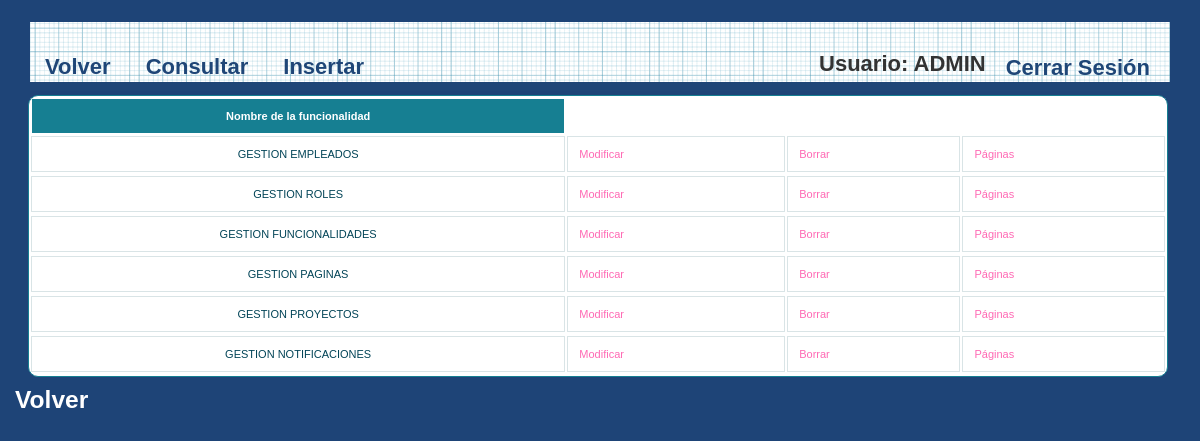
Page /et3_iu/Controllers/FUNCIONALIDAD_Controller.php (signed in) on the committed database.
### tables this page shows
CREATE TABLE IF NOT EXISTS `FUNCIONALIDAD` (
`FUNCIONALIDAD_ID` int(10) NOT NULL,
  `FUNCIONALIDAD_NOM` varchar(80) NOT NULL
);

### et3_iu/Controllers/FUNCIONALIDAD_Controller.php (called while the page is built, shortened)
<?php
include '../Models/FUNCIONALIDAD_Model.php';
	Switch ($_REQUEST['accion']){
		default:
			if (!isset($_REQUEST['FUNCIONALIDAD_NOM'])){
				$funcionalidad = new FUNCIONALIDAD_MODEL('', '');
			}
			else {
				$rol=get_data_form();
			}
			$datos = $funcionalidad->ConsultarTodo();
			if(!tienePermisos('FUNCIONALIDAD_Show')){
				new Mensaje('No tienes los permisos necesarios','../Views/DEFAULT_Vista.php');
			}
			else {
				new FUNCIONALIDAD_Show($datos, '../Views/DEFAULT_Vista.php');
			}
	}
?>

### et3_iu/Models/FUNCIONALIDAD_Model.php (called while the page is built, shortened)
<?php
class FUNCIONALIDAD_MODEL
{
	var $mysqli;
function ConectarBD()
{
    $this->mysqli = new mysqli( "localhost", "iu2016", "iu2016", "IU2016");
}
	function ConsultarTodo()
	{
		$sql = "select * from FUNCIONALIDAD ORDER BY FUNCIONALIDAD_ID";
		if (!($resultado = $this->mysqli->query($sql))){
			return 'Error en la consulta sobre la base de datos';
		}
		else{
			$toret=array();
			$i=0;
			while ($fila= $resultado->fetch_array()) {
				$toret[$i]=$fila;
				$i++;
			}
			return $toret;
		}
	}
}
?>

### et3_iu/Views/FUNCIONALIDAD_SHOW_ALL_Vista.php (the view, shortened to what this page needs)
<?php
class FUNCIONALIDAD_Show{
	private $datos;
	private $volver;
	function __construct($array, $volver){
		$this->datos = $array;
		$this->volver = $volver;
		$this->render();
	}
	function render(){
		?>
		<head><link rel="stylesheet" href="../Styles/styles.css" type="text/css" media="screen" /></head>
			<p>
				<h2>
					<div>
						<?php
						$lista = array('FUNCIONALIDAD_NOM');
						?>
						<head>
							<link rel="stylesheet" href="../Styles/styles.css" type="text/css" media="screen" />
							<link rel="stylesheet" type="text/css" href="../Styles/print.css" media="print" />
						</head>
						<div id="wrapper">
							<nav>
								<div class="menu">
									<ul>
										<li><a href="../Functions/Desconectar.php"><?php echo  $strings['Cerrar Sesión']; ?></a></li>
										<li><?php echo $strings['Usuario'].": ". $_SESSION['login']; ?></li>
									</ul>
									<?php echo '<a href=\'' . $this->volver . "'>" . $strings['Volver'] . " </a>"; ?></li>
									<a href='./FUNCIONALIDAD_Controller.php?accion=<?php echo $strings['Consultar']?>'><?php echo $strings['Consultar']?></a>
									<a href='./FUNCIONALIDAD_Controller.php?accion=<?php echo $strings['Insertar']?>'><?php echo $strings['Insertar']?></a>
								</div>
							</nav>
						<table id='btable' border = 1>
							<tr>
								<?php
								foreach($lista as $titulo){
										echo "<th>";
									?>
									<?php
									echo $strings[$titulo];
									?>
									</th>
									<?php
								}
								?>
							</tr>
							<?php
							for ($j=0;$j<count($this->datos);$j++){
							echo "<tr>";
							foreach ($this->datos [$j] as $clave => $valor) {
                                for ($i = 0; $i < count($lista); $i++) {
                                    if ($clave === $lista[$i]) {
                                    ?>
                                    <?php
                                    echo "<td>";
                                    echo $valor;
                                    echo "</td>";
                                    }
                                }
                            }
							?>
							<td>
								<a href='FUNCIONALIDAD_Controller.php?FUNCIONALIDAD_NOM=<?php echo $this->datos[$j]['FUNCIONALIDAD_NOM'] . '&accion='.$strings['Modificar']; ?>'><?php echo $strings['Modificar']?></a>
							</td>
							<td>
								<a href='FUNCIONALIDAD_Controller.php?FUNCIONALIDAD_NOM=<?php echo $this->datos[$j]['FUNCIONALIDAD_NOM'] . '&accion='.$strings['Borrar']; ?>'><?php echo $strings['Borrar']?></a>
							</td>
								<td>
									<a href='FUNCIONALIDAD_Controller.php?FUNCIONALIDAD_NOM=<?php echo $this->datos[$j]['FUNCIONALIDAD_NOM'] . '&accion='.$strings['Paginas']; ?>'><?php echo $strings['Páginas']?></a>
								</td>
								<?php
								echo "<tr>";
								}
								?>
						</table>
					</div>
					<h3>
			<p>
				<?php
				echo '<a class="form-link" href=\'' . $this->volver . "'>" . $strings['Volver'] . " </a>";
				?>
				</h3>
			</p>
		<?php
	}
}

### et3_iu/Styles/styles.css (style rules this page uses)
* { margin: 0; padding: 0; }
ul li { list-style-type:none; }
header, footer, section, aside, nav, article { display: block; }
#wrapper { width: 1140px; margin: 0 auto; margin-top: 5px; margin-bottom: 5px; }
nav { width: 1140px; height: 69px; margin: 0 auto; background: #1F4677 url(../images/blueprintpaper.png) repeat-x; }
h1,h2,h3,h4,h5,h6 { font-weight: bold; clear: both; color: #333; list-style-type:none; }
a:link, a:visited { color:hotpink; text-decoration: none; }
p { margin-bottom: 18px; }
li { padding-left: 5px; }
nav .menu { font-size: 22px; font-weight: bold; }
nav .menu ul { margin: 0; padding: 25px 0 0 20px; list-style: none; line-height: normal; }
nav .menu li { display: block; float: right; }
nav .menu a { display: block; margin-right: 5px; padding: 0px 15px; text-decoration: none; color: #1F4677; float:left; }
table { white-space: normal; line-height: normal; font-weight: normal; font-size: small; font-style: normal; color: black; text-align: center; font-variant: normal; border-color: gray; background-color: white; }
#btable { white-space: normal; line-height: normal; font-weight: normal; font-size: 11px; font-style: normal; color: black; text-align: center; font-variant: normal; border-color: gray; background-color: white; margin-left: -2px; }
#btable { width: 100%; overflow: hidden; background: #FFF; color: #024457; border-radius: 10px; border: 1px solid #167F92; }
#btable tr { border: 1px solid #D9E4E6; }
#btable tr:nth-child(odd) { background-color: #EAF3F3; }
#btable th { display: none; border: 1px solid #FFF; background-color: #167F92; color: #FFF; padding: 1em; }
#btable th:first-child { display: table-cell; text-align: center; }
#btable td { display: block; word-wrap: break-word; max-width: 7em; }
#btable td:first-child { display: table-cell; text-align: center; border-right: 1px solid #D9E4E6; }
@media (min-width: 480px) { #btable td { border: 1px solid #D9E4E6; } }
#btable th, #btable td { text-align: left; margin: .5em 1em; }
@media (min-width: 480px) { #btable th, #btable td { display: table-cell; padding: 1em; } }
#content p, ul, ol, hr { margin-bottom: 24px; }
#content h1, h2, h3, h4, h5, h6 { color: #333; margin: 0 0 20px 0; line-height: 1.5em; }
* { margin-top: 4px; }
.form-link { color: white !important; margin-left: 15px; }

### et3_iu/Styles/print.css (style rules this page uses)
a { text-decoration : underline; color : #0000ff; }
a:link:after, a:visited:after { content: " (" attr(href) ") "; font-size: 70%; }
nav, footer, header, aside { display : none; }

### rows in the picture
funcionalidad: FUNCIONALIDAD_NOM "GESTION EMPLEADOS"
funcionalidad: FUNCIONALIDAD_NOM "GESTION ROLES"
funcionalidad: FUNCIONALIDAD_NOM "GESTION FUNCIONALIDADES"
funcionalidad: FUNCIONALIDAD_NOM "GESTION PAGINAS"
funcionalidad: FUNCIONALIDAD_NOM "GESTION PROYECTOS"
funcionalidad: FUNCIONALIDAD_NOM "GESTION NOTIFICACIONES"

### other values in the picture
$strings['Cerrar Sesión'] "Cerrar Sesión"
$strings['Usuario'] "Usuario"
$_SESSION['login'] "ADMIN"
$strings['Volver'] "Volver"
$strings['Consultar'] "Consultar"
$strings['Insertar'] "Insertar"
$strings[$titulo] "Nombre de la funcionalidad"
